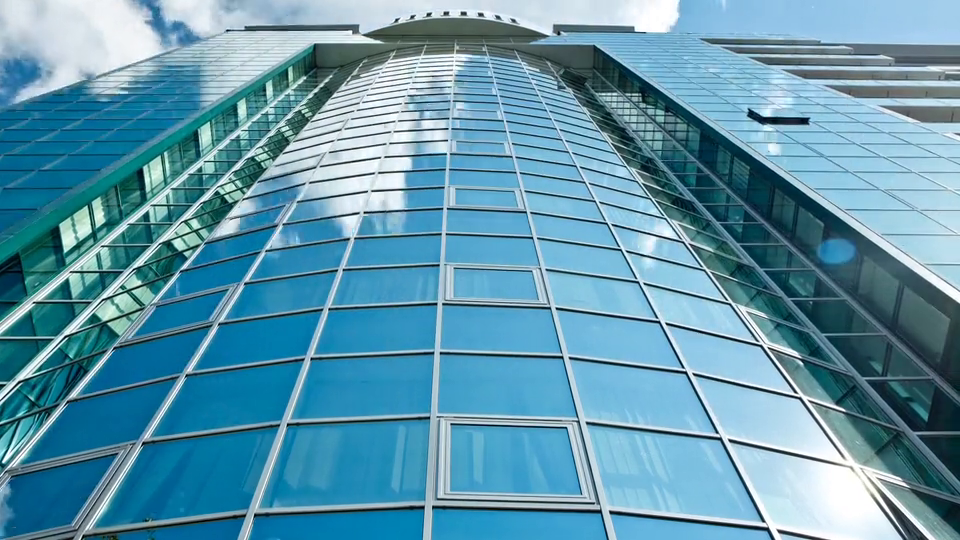
#> input picture frame 17 of office.mp4, 960 x 540 px
$ python 'Cartoon Styler.py'
#> lines starting #> are read from the running program, lines starting #| are printed output that depends on the picture
import cv2 as cv
import numpy as np
import os

video_file = 'office.mp4'
video_name = os.path.splitext(video_file)[0]
video = cv.VideoCapture(video_file)

fourcc = cv.VideoWriter_fourcc(*'XVID')
frame_rate = video.get(cv.CAP_PROP_FPS)
video_writer = cv.VideoWriter(f'{video_name}_cartoon.avi', fourcc, frame_rate, (480, 270))

while video.isOpened():
    valid, frame = video.read()
#> frame is the input picture: shape (540, 960, 3); mean B, G, R 172, 150.5, 95.4
    if not valid:
        print('Unable to read video')
        break

    gray = cv.cvtColor(frame, cv.COLOR_BGR2GRAY)
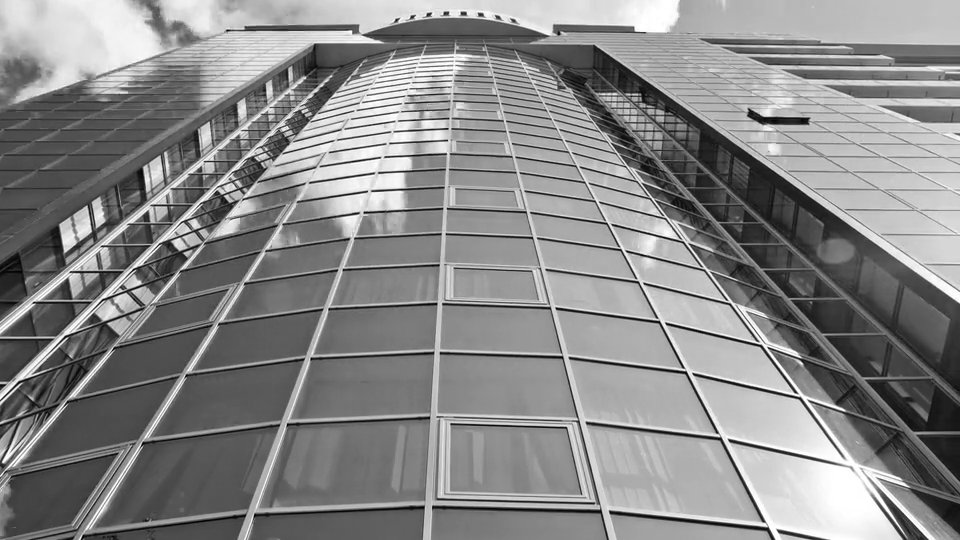
#> gray: shape (540, 960); min 0, max 255, mean 136.4

    blur = cv.bilateralFilter(frame, 15, 40, 40)

    edge = 255 - cv.Canny(gray, 80, 160)
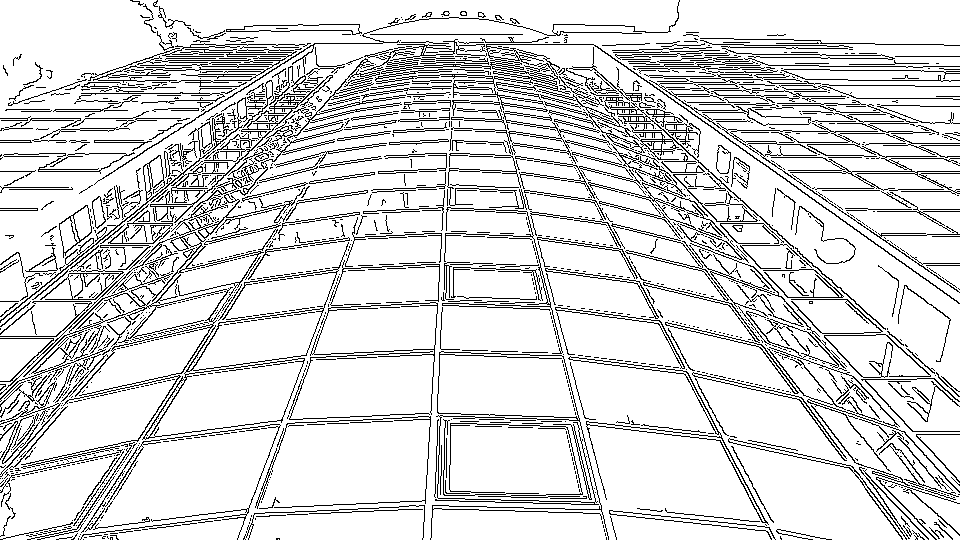
#> edge: shape (540, 960); 85.6% white; black in thin lines or dots
    edge = cv.cvtColor(edge, cv.COLOR_GRAY2BGR)
#> edge: shape (540, 960, 3); 85.6% white; black in thin lines or dots

    cartoon = cv.bitwise_and(blur, edge)
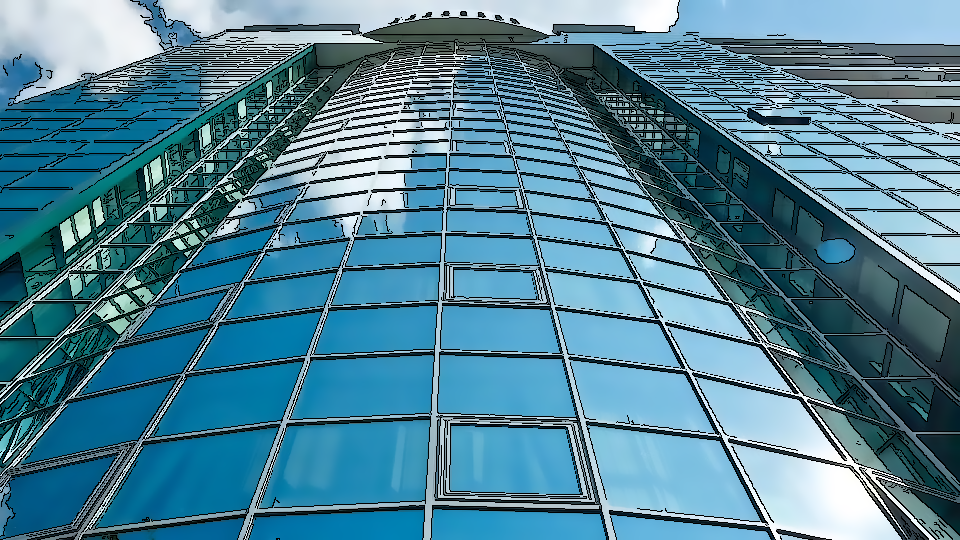
#> cartoon: shape (540, 960, 3); mean B, G, R 149.5, 129.8, 80.3

    frame = cv.resize(frame, (480, 270))
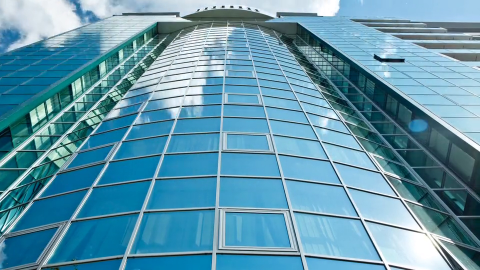
#> frame: shape (270, 480, 3); mean B, G, R 172.1, 150.6, 95.5
    cartoon = cv.resize(cartoon, (480, 270))
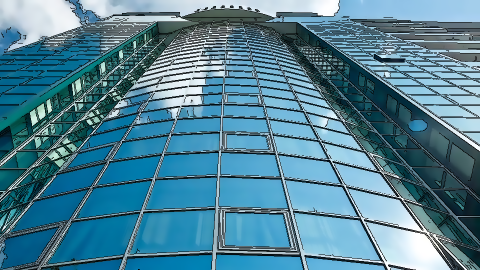
#> cartoon: shape (270, 480, 3); mean B, G, R 149.6, 129.9, 80.4

    merge = np.vstack((frame, cartoon))
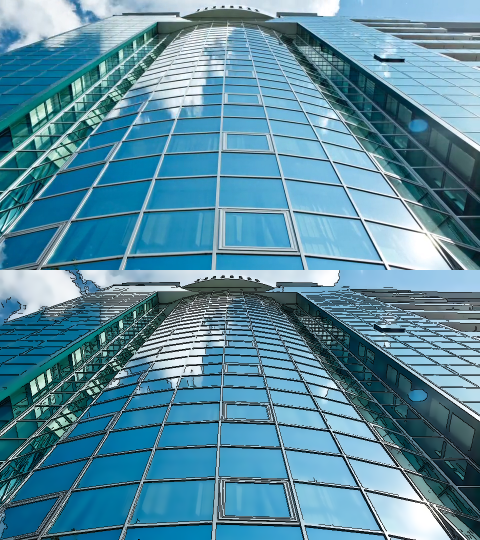
#> merge: shape (540, 480, 3); mean B, G, R 160.9, 140.3, 88
    cv.imshow('Cartoon Styler: Original | Cartoon', merge)
    video_writer.write(cartoon)

    key = cv.waitKey(1) & 0xFF
#> (key Esc is pressed here)
    if key == 27:
        break

cv.destroyAllWindows()

$ run again, starting later in the video
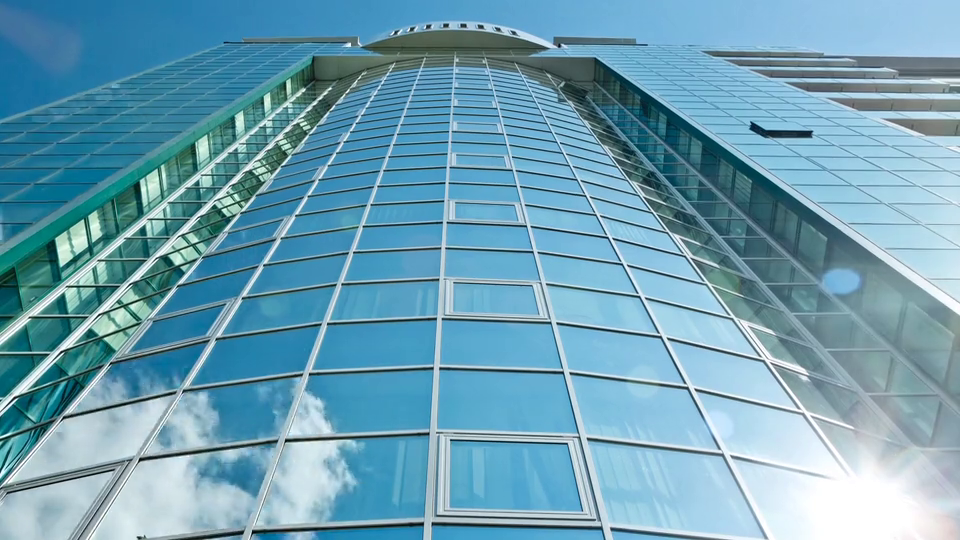
#> input picture frame 79 of office.mp4, 960 x 540 px
#> frame is the input picture: shape (540, 960, 3); mean B, G, R 180.6, 160.5, 110
#> `edge = 255 - cv.Canny(gray, 80, 160)`:
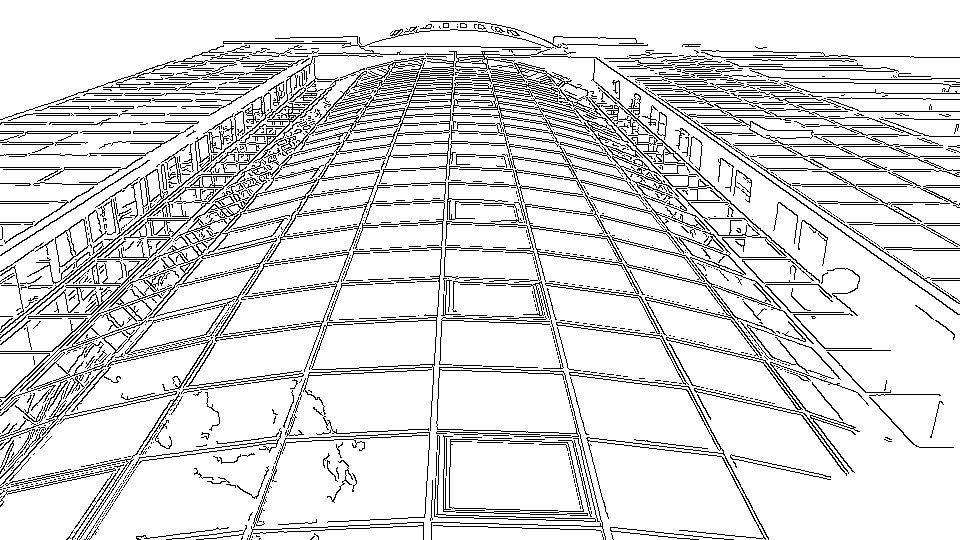
#> edge: shape (540, 960); 86.6% white; black in thin lines or dots
#> frame: shape (270, 480, 3)
#> `merge = np.vstack((frame, cartoon))`:
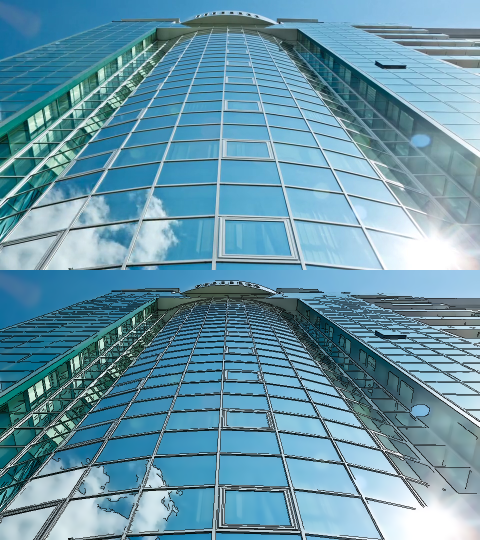
#> merge: shape (540, 480, 3); mean B, G, R 169.9, 150.7, 103

$ run again, starting later in the video
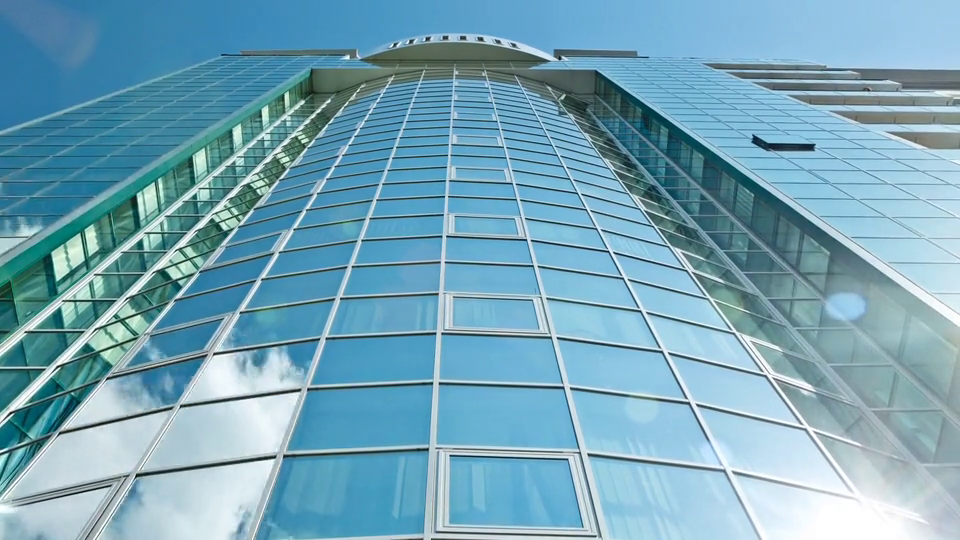
#> input picture frame 141 of office.mp4, 960 x 540 px
#> frame is the input picture: shape (540, 960, 3); mean B, G, R 184.5, 165.9, 118.1
#> `edge = 255 - cv.Canny(gray, 80, 160)`:
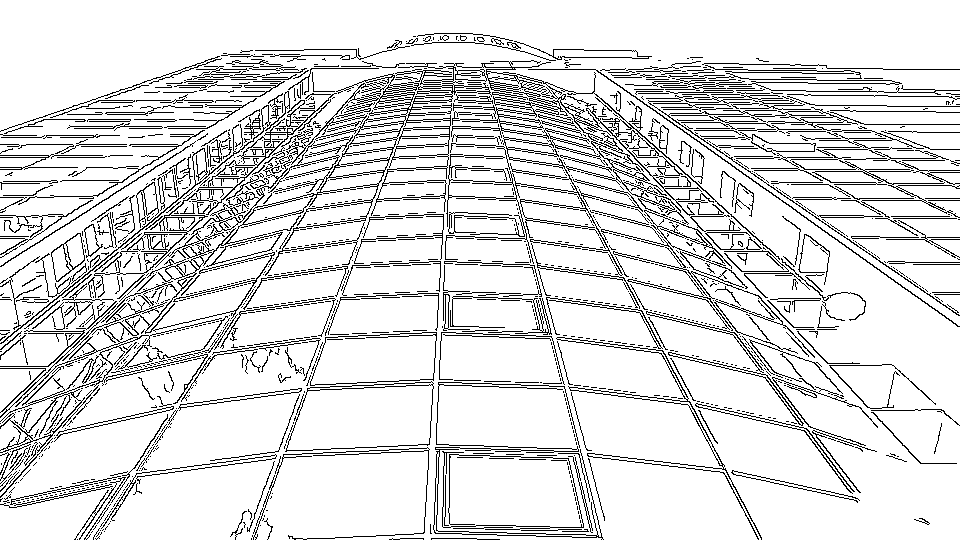
#> edge: shape (540, 960); 87.1% white; black in thin lines or dots
#> frame: shape (270, 480, 3)
#> `merge = np.vstack((frame, cartoon))`:
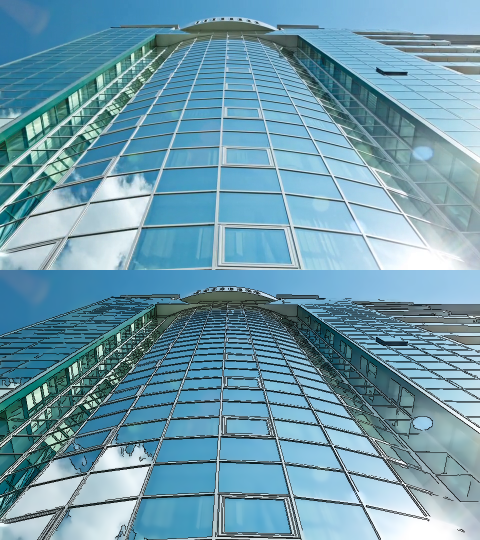
#> merge: shape (540, 480, 3); mean B, G, R 173.9, 156, 110.8
